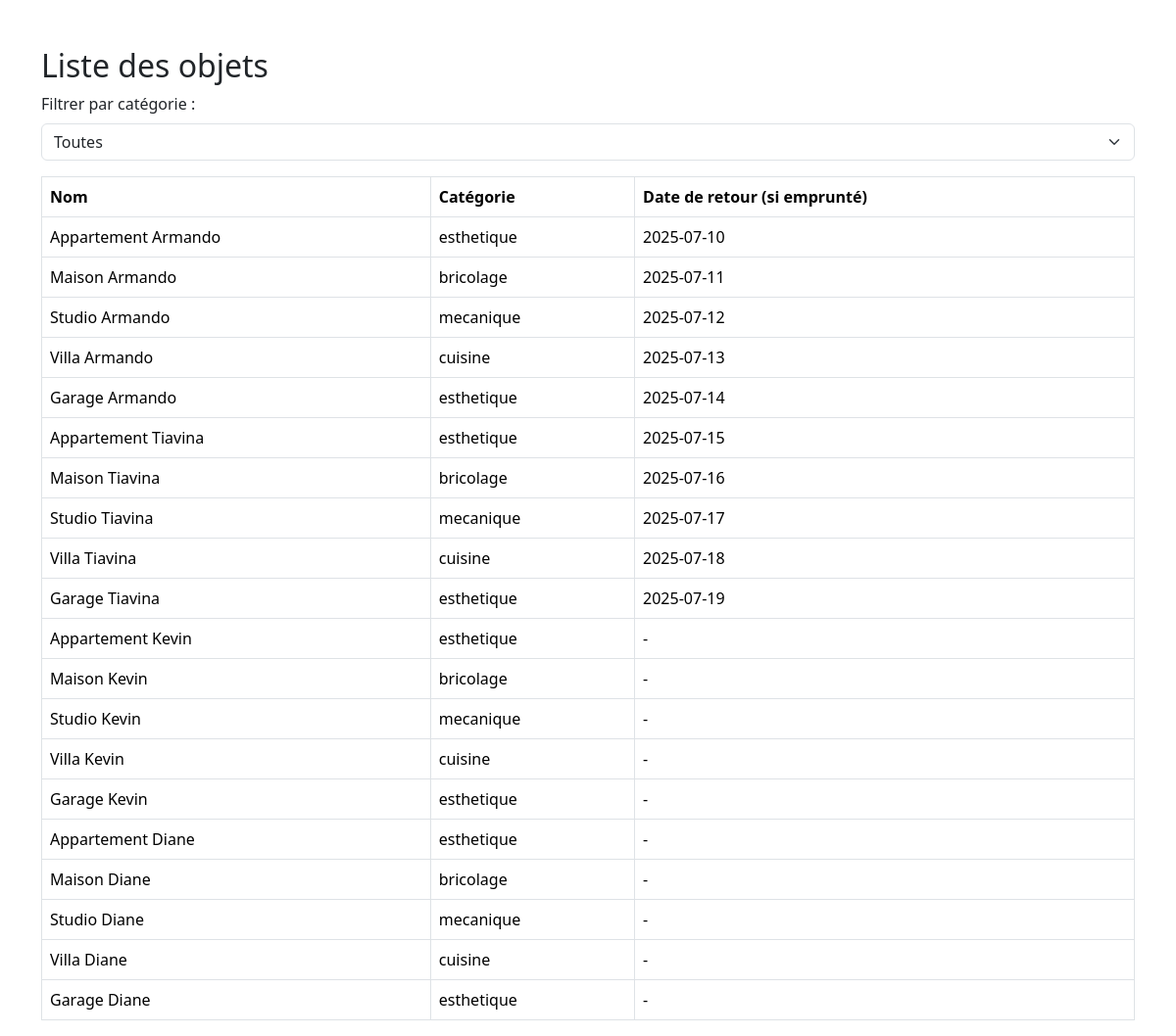
The app's page /pages/liste_objets.php with its own data.
### tables this page shows
CREATE TABLE Objet (
    id_objet INT AUTO_INCREMENT PRIMARY KEY,
    nom_objet VARCHAR(100),
    id_categorie INT,
    id_membre INT,
    FOREIGN KEY (id_categorie) REFERENCES categorie_objet(id_categorie),
    FOREIGN KEY (id_membre) REFERENCES membre(id_membre)
);

CREATE TABLE Categorie_objet (
    id_categorie INT AUTO_INCREMENT PRIMARY KEY,
    nom_categorie VARCHAR(50)
);

### pages/liste_objets.php (the view, shortened to what this page needs)
<?php
$mysqli = new mysqli('localhost', 'root', '', 'Examenfinal');
$id_categorie = isset($_GET['categorie']) ? intval($_GET['categorie']) : 0;
$where = $id_categorie ? 'WHERE objet.id_categorie = ' . $id_categorie : '';
$sql_objets = "SELECT objet.*, categorie_objet.nom_categorie,
        (SELECT date_retour FROM emprunt WHERE emprunt.id_objet = objet.id_objet ORDER BY date_retour DESC LIMIT 1) AS date_retour
        FROM objet
        JOIN categorie_objet ON objet.id_categorie = categorie_objet.id_categorie
        $where
        ORDER BY objet.id_objet";
$objets = [];
$result_objets = $mysqli->query($sql_objets);
if ($result_objets) {
    while ($row = $result_objets->fetch_assoc()) {
        $objets[] = $row;
    }
}
?>
<!DOCTYPE html>
<html lang="fr">
<head>
    <link rel="stylesheet" href="../assets/bootstrap/css/bootstrap.min.css">
</head>
<body>
<div class="container mt-5">
    <h2>Liste des objets</h2>
    <form method="get" class="mb-3">
        <label for="categorie" class="form-label">Filtrer par catégorie :</label>
        <select name="categorie" id="categorie" class="form-select" onchange="this.form.submit()">
            <option value="0">Toutes</option>
        </select>
    </form>
    <table class="table table-bordered">
        <thead>
            <tr>
                <th>Nom</th>
                <th>Catégorie</th>
                <th>Date de retour (si emprunté)</th>
            </tr>
        </thead>
        <tbody>
        <?php foreach ($objets as $objet): ?>
            <tr>
                <td><?= htmlspecialchars($objet['nom_objet']) ?></td>
                <td><?= htmlspecialchars($objet['nom_categorie']) ?></td>
                <td><?= $objet['date_retour'] ? htmlspecialchars($objet['date_retour']) : '-' ?></td>
            </tr>
        <?php endforeach; ?>
        </tbody>
    </table>
</div>
</body>
</html>

### records on screen
objet: nom_objet "Appartement Armando", id_categorie.nom_categorie "esthetique", date_retour "2025-07-10"
objet: nom_objet "Maison Armando", id_categorie.nom_categorie "bricolage", date_retour "2025-07-11"
objet: nom_objet "Studio Armando", id_categorie.nom_categorie "mecanique", date_retour "2025-07-12"
objet: nom_objet "Villa Armando", id_categorie.nom_categorie "cuisine", date_retour "2025-07-13"
objet: nom_objet "Garage Armando", id_categorie.nom_categorie "esthetique", date_retour "2025-07-14"
objet: nom_objet "Appartement Tiavina", id_categorie.nom_categorie "esthetique", date_retour "2025-07-15"
objet: nom_objet "Maison Tiavina", id_categorie.nom_categorie "bricolage", date_retour "2025-07-16"
objet: nom_objet "Studio Tiavina", id_categorie.nom_categorie "mecanique", date_retour "2025-07-17"
objet: nom_objet "Villa Tiavina", id_categorie.nom_categorie "cuisine", date_retour "2025-07-18"
objet: nom_objet "Garage Tiavina", id_categorie.nom_categorie "esthetique", date_retour "2025-07-19"
objet: nom_objet "Appartement Kevin", id_categorie.nom_categorie "esthetique"
objet: nom_objet "Maison Kevin", id_categorie.nom_categorie "bricolage"
objet: nom_objet "Studio Kevin", id_categorie.nom_categorie "mecanique"
objet: nom_objet "Villa Kevin", id_categorie.nom_categorie "cuisine"
objet: nom_objet "Garage Kevin", id_categorie.nom_categorie "esthetique"
objet: nom_objet "Appartement Diane", id_categorie.nom_categorie "esthetique"
objet: nom_objet "Maison Diane", id_categorie.nom_categorie "bricolage"
objet: nom_objet "Studio Diane", id_categorie.nom_categorie "mecanique"
objet: nom_objet "Villa Diane", id_categorie.nom_categorie "cuisine"
objet: nom_objet "Garage Diane", id_categorie.nom_categorie "esthetique"
